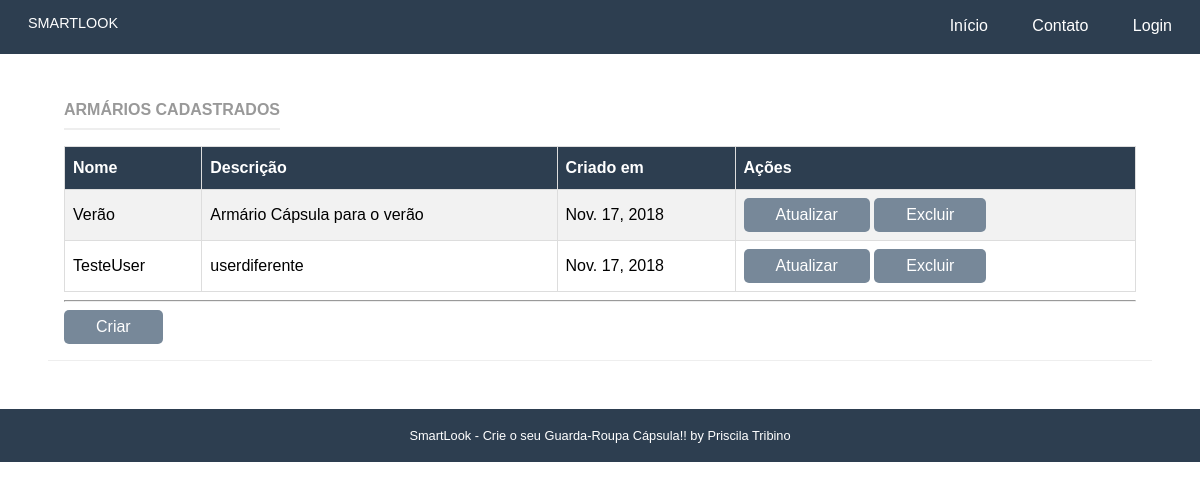
Page /armario/armarios/ on the earlier database version.
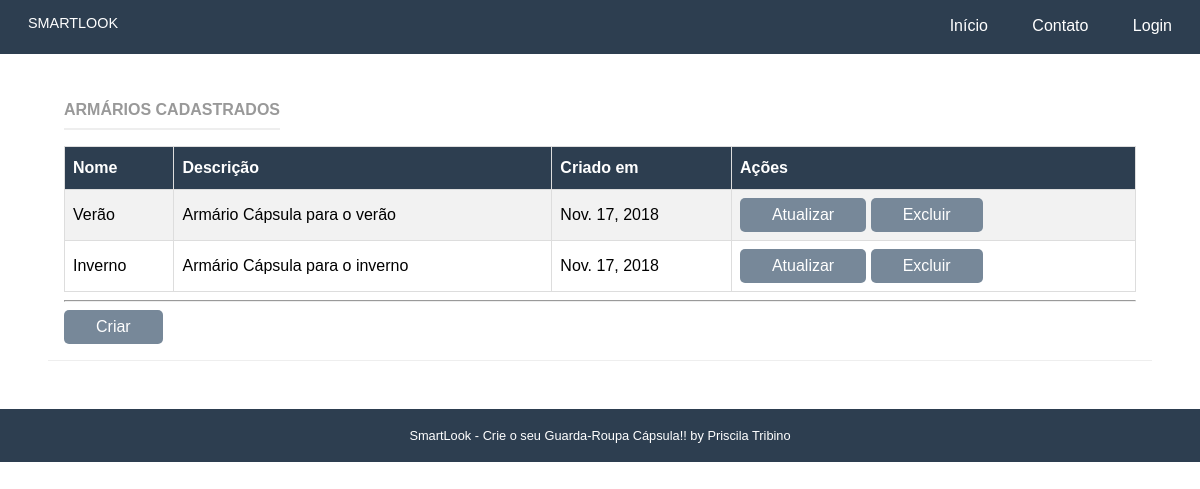
Same page on the later database version.
### armario/models.py (models this page shows, shortened)
class Armario(models.Model):
    name = models.CharField('Nome', max_length=50, blank=False)
    slug = models.SlugField('Atalho')
    descricao = models.CharField('Descrição', max_length=100, blank=True)
    created_at = models.DateField('Criado em', auto_now_add=True)
    updated_at = models.DateField('Atualizado em', auto_now=True)
    user = models.ForeignKey(User, blank=False, on_delete=models.PROTECT, related_name='user')
    objetos = models.Manager()

### armario/views.py (the view)
# urls.py: path('armarios/', ArmarioListView.as_view(), name="lista_armarios"),
class ArmarioListView(ListView):
    template_name = "armario/lista.html"
    model = Armario
    fields = '__all__'
    context_object_name = "armario"

### armario/templates/armario/lista.html (shortened to what this page needs)
{% extends "base.html" %}
{% load static %}
{% load staticfiles %}
{% block content %}
<div class="pure-g-r content-ribbon">
  <div class="pure-u-1">
    <div class="l-box">
      <div class="card">
          <h4 class="content-subhead">Armários Cadastrados</h4>
          {% if armario|length > 0 %}
            <table id="customers">
              <tr>
                <th >Nome</th>
                <th class="th-sm">Descrição</th>
                <th class="th-sm">Criado em</th>
                <th class="th-sm">Ações</th>
              </tr>
              {% for armario in armario %}
                <tr>
                  <td> {{ armario.name}}</td>
                  <td> {{ armario.descricao }}</td>
                  <td> {{ armario.created_at }}</td>
                  <td>
                    <a href="{% url 'armario:atualiza_armarios' pk=armario.id %}"
                       class="pure-button primary-button">Atualizar </a>
                    <a href="{% url 'armario:deleta_armario' pk=armario.id %}"
                      class="pure-button primary-button">Excluir</a>
                  </td>
                </tr>
              {% endfor %}
            </table>
        {% else %}
          <div class="content-subhead"></div> <br>
          <p class="content"> <b>Nenhum Armário cadastrado.</b></p>
          <p class="content">Crie já o seu!! Se precisar de ajuda, fale com a <a href= "#">Stella!</a> </p>
          </div>
        {% endif %}
          <hr />
          <div class="text-right">
            <a href="{% url 'armario:armario_cadastrar' %}" class="pure-button primary-button">Criar</a>
           <br>
          </div>
        </div>
      </div>
    </div>
  </div>
{% endblock %}

Differences in the rows shown:
removed Armario: name "TesteUser", descricao "userdiferente", created_at "Nov. 17, 2018"
added Armario: name "Inverno", descricao "Armário Cápsula para o inverno", created_at "Nov. 17, 2018"
